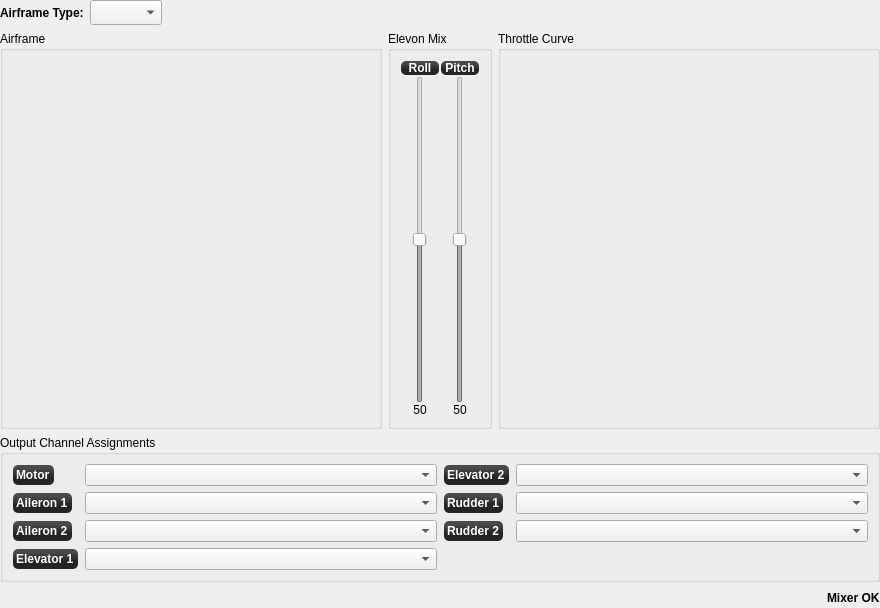
<?xml version="1.0" encoding="UTF-8"?>
<ui version="4.0">
 <class>FixedWingConfigWidget</class>
 <widget class="QWidget" name="FixedWingConfigWidget">
  <property name="geometry">
   <rect>
    <x>0</x>
    <y>0</y>
    <width>880</width>
    <height>608</height>
   </rect>
  </property>
  <property name="windowTitle">
   <string>Form</string>
  </property>
  <layout class="QGridLayout" name="gridLayout">
   <property name="leftMargin">
    <number>0</number>
   </property>
   <property name="topMargin">
    <number>0</number>
   </property>
   <property name="rightMargin">
    <number>0</number>
   </property>
   <property name="bottomMargin">
    <number>0</number>
   </property>
   <item row="2" column="0">
    <widget class="QGroupBox" name="airframeBox">
     <property name="minimumSize">
      <size>
       <width>10</width>
       <height>10</height>
      </size>
     </property>
     <property name="maximumSize">
      <size>
       <width>16777215</width>
       <height>16777215</height>
      </size>
     </property>
     <property name="title">
      <string>Airframe</string>
     </property>
     <layout class="QVBoxLayout" name="verticalLayout_8" stretch="1">
      <property name="leftMargin">
       <number>9</number>
      </property>
      <property name="topMargin">
       <number>9</number>
      </property>
      <property name="rightMargin">
       <number>9</number>
      </property>
      <property name="bottomMargin">
       <number>9</number>
      </property>
      <item>
       <widget class="QGraphicsView" name="planeShape">
        <property name="sizePolicy">
         <sizepolicy hsizetype="MinimumExpanding" vsizetype="MinimumExpanding">
          <horstretch>0</horstretch>
          <verstretch>0</verstretch>
         </sizepolicy>
        </property>
        <property name="minimumSize">
         <size>
          <width>10</width>
          <height>10</height>
         </size>
        </property>
        <property name="styleSheet">
         <string notr="true">background:transparent</string>
        </property>
        <property name="frameShape">
         <enum>QFrame::NoFrame</enum>
        </property>
        <property name="frameShadow">
         <enum>QFrame::Plain</enum>
        </property>
       </widget>
      </item>
     </layout>
    </widget>
   </item>
   <item row="2" column="2">
    <widget class="QGroupBox" name="throttleCurveBox">
     <property name="sizePolicy">
      <sizepolicy hsizetype="Minimum" vsizetype="Preferred">
       <horstretch>0</horstretch>
       <verstretch>0</verstretch>
      </sizepolicy>
     </property>
     <property name="minimumSize">
      <size>
       <width>10</width>
       <height>10</height>
      </size>
     </property>
     <property name="maximumSize">
      <size>
       <width>16777215</width>
       <height>16777215</height>
      </size>
     </property>
     <property name="title">
      <string>Throttle Curve</string>
     </property>
     <layout class="QVBoxLayout" name="verticalLayout_9">
      <property name="leftMargin">
       <number>9</number>
      </property>
      <property name="topMargin">
       <number>9</number>
      </property>
      <property name="rightMargin">
       <number>9</number>
      </property>
      <property name="bottomMargin">
       <number>9</number>
      </property>
      <item>
       <widget class="MixerCurve" name="fixedWingThrottle" native="true">
        <property name="sizePolicy">
         <sizepolicy hsizetype="MinimumExpanding" vsizetype="MinimumExpanding">
          <horstretch>0</horstretch>
          <verstretch>0</verstretch>
         </sizepolicy>
        </property>
        <property name="minimumSize">
         <size>
          <width>10</width>
          <height>10</height>
         </size>
        </property>
        <property name="sizeIncrement">
         <size>
          <width>10</width>
          <height>10</height>
         </size>
        </property>
        <property name="baseSize">
         <size>
          <width>50</width>
          <height>50</height>
         </size>
        </property>
       </widget>
      </item>
     </layout>
    </widget>
   </item>
   <item row="2" column="1">
    <widget class="QGroupBox" name="elevonMixBox">
     <property name="maximumSize">
      <size>
       <width>16777215</width>
       <height>16777215</height>
      </size>
     </property>
     <property name="title">
      <string>Elevon Mix</string>
     </property>
     <layout class="QGridLayout" name="gridLayout_2">
      <property name="leftMargin">
       <number>9</number>
      </property>
      <property name="topMargin">
       <number>9</number>
      </property>
      <property name="rightMargin">
       <number>9</number>
      </property>
      <property name="bottomMargin">
       <number>9</number>
      </property>
      <property name="horizontalSpacing">
       <number>0</number>
      </property>
      <item row="0" column="0">
       <layout class="QVBoxLayout" name="verticalLayout">
        <item>
         <widget class="QLabel" name="elevonLabel1">
          <property name="sizePolicy">
           <sizepolicy hsizetype="Minimum" vsizetype="Preferred">
            <horstretch>0</horstretch>
            <verstretch>0</verstretch>
           </sizepolicy>
          </property>
          <property name="minimumSize">
           <size>
            <width>40</width>
            <height>0</height>
           </size>
          </property>
          <property name="maximumSize">
           <size>
            <width>16777215</width>
            <height>16777215</height>
           </size>
          </property>
          <property name="styleSheet">
           <string notr="true">background-color: qlineargradient(spread:reflect, x1:0.507, y1:0, x2:0.507, y2:0.772, stop:0.208955 rgba(74, 74, 74, 255), stop:0.78607 rgba(36, 36, 36, 255));
color: rgb(255, 255, 255);
border-radius: 5;
font: bold 12px;
margin:1px;</string>
          </property>
          <property name="text">
           <string>Roll</string>
          </property>
          <property name="alignment">
           <set>Qt::AlignCenter</set>
          </property>
         </widget>
        </item>
        <item>
         <widget class="QSlider" name="elevonSlider1">
          <property name="enabled">
           <bool>false</bool>
          </property>
          <property name="minimumSize">
           <size>
            <width>40</width>
            <height>0</height>
           </size>
          </property>
          <property name="toolTip">
           <string>Weight of mixing in percent</string>
          </property>
          <property name="maximum">
           <number>100</number>
          </property>
          <property name="value">
           <number>50</number>
          </property>
          <property name="orientation">
           <enum>Qt::Vertical</enum>
          </property>
         </widget>
        </item>
        <item>
         <widget class="QLabel" name="mrRollMixValue">
          <property name="minimumSize">
           <size>
            <width>40</width>
            <height>0</height>
           </size>
          </property>
          <property name="text">
           <string>50</string>
          </property>
          <property name="alignment">
           <set>Qt::AlignCenter</set>
          </property>
         </widget>
        </item>
       </layout>
      </item>
      <item row="0" column="1">
       <layout class="QVBoxLayout" name="verticalLayout_2">
        <item>
         <widget class="QLabel" name="elevonLabel2">
          <property name="minimumSize">
           <size>
            <width>40</width>
            <height>0</height>
           </size>
          </property>
          <property name="styleSheet">
           <string notr="true">background-color: qlineargradient(spread:reflect, x1:0.507, y1:0, x2:0.507, y2:0.772, stop:0.208955 rgba(74, 74, 74, 255), stop:0.78607 rgba(36, 36, 36, 255));
color: rgb(255, 255, 255);
border-radius: 5;
font: bold 12px;
margin:1px;</string>
          </property>
          <property name="text">
           <string>Pitch</string>
          </property>
          <property name="alignment">
           <set>Qt::AlignCenter</set>
          </property>
         </widget>
        </item>
        <item>
         <widget class="QSlider" name="elevonSlider2">
          <property name="enabled">
           <bool>false</bool>
          </property>
          <property name="minimumSize">
           <size>
            <width>40</width>
            <height>0</height>
           </size>
          </property>
          <property name="toolTip">
           <string>Weight of mixing in percent</string>
          </property>
          <property name="maximum">
           <number>100</number>
          </property>
          <property name="value">
           <number>50</number>
          </property>
          <property name="orientation">
           <enum>Qt::Vertical</enum>
          </property>
         </widget>
        </item>
        <item>
         <widget class="QLabel" name="mrPitchMixValue">
          <property name="minimumSize">
           <size>
            <width>40</width>
            <height>0</height>
           </size>
          </property>
          <property name="text">
           <string>50</string>
          </property>
          <property name="alignment">
           <set>Qt::AlignCenter</set>
          </property>
         </widget>
        </item>
       </layout>
      </item>
     </layout>
    </widget>
   </item>
   <item row="0" column="0" colspan="3">
    <layout class="QHBoxLayout" name="horizontalLayout_7">
     <property name="sizeConstraint">
      <enum>QLayout::SetFixedSize</enum>
     </property>
     <item>
      <widget class="QLabel" name="aiframeTypelabel">
       <property name="font">
        <font>
         <weight>75</weight>
         <bold>true</bold>
        </font>
       </property>
       <property name="text">
        <string>Airframe Type:</string>
       </property>
      </widget>
     </item>
     <item>
      <widget class="QComboBox" name="fixedWingType">
       <property name="sizePolicy">
        <sizepolicy hsizetype="Fixed" vsizetype="Minimum">
         <horstretch>0</horstretch>
         <verstretch>0</verstretch>
        </sizepolicy>
       </property>
       <property name="minimumSize">
        <size>
         <width>25</width>
         <height>25</height>
        </size>
       </property>
       <property name="maximumSize">
        <size>
         <width>16777215</width>
         <height>25</height>
        </size>
       </property>
       <property name="toolTip">
        <string>Select Fixed-wing type</string>
       </property>
      </widget>
     </item>
     <item>
      <spacer name="horizontalSpacer_5">
       <property name="orientation">
        <enum>Qt::Horizontal</enum>
       </property>
       <property name="sizeHint" stdset="0">
        <size>
         <width>10</width>
         <height>13</height>
        </size>
       </property>
      </spacer>
     </item>
    </layout>
   </item>
   <item row="4" column="0" colspan="3">
    <layout class="QHBoxLayout" name="horizontalLayout_6">
     <item>
      <spacer name="horizontalSpacer_6">
       <property name="orientation">
        <enum>Qt::Horizontal</enum>
       </property>
       <property name="sizeHint" stdset="0">
        <size>
         <width>10</width>
         <height>20</height>
        </size>
       </property>
      </spacer>
     </item>
     <item>
      <widget class="QLabel" name="fwStatusLabel">
       <property name="sizePolicy">
        <sizepolicy hsizetype="Preferred" vsizetype="Preferred">
         <horstretch>0</horstretch>
         <verstretch>0</verstretch>
        </sizepolicy>
       </property>
       <property name="font">
        <font>
         <weight>75</weight>
         <bold>true</bold>
        </font>
       </property>
       <property name="text">
        <string>Mixer OK</string>
       </property>
       <property name="alignment">
        <set>Qt::AlignLeading|Qt::AlignLeft|Qt::AlignVCenter</set>
       </property>
      </widget>
     </item>
    </layout>
   </item>
   <item row="3" column="0" colspan="3">
    <widget class="QGroupBox" name="channelBox">
     <property name="sizePolicy">
      <sizepolicy hsizetype="Preferred" vsizetype="Preferred">
       <horstretch>0</horstretch>
       <verstretch>0</verstretch>
      </sizepolicy>
     </property>
     <property name="minimumSize">
      <size>
       <width>0</width>
       <height>140</height>
      </size>
     </property>
     <property name="title">
      <string>Output Channel Assignments</string>
     </property>
     <layout class="QGridLayout" name="gridLayout_7" columnstretch="1,1">
      <property name="leftMargin">
       <number>9</number>
      </property>
      <property name="topMargin">
       <number>9</number>
      </property>
      <property name="rightMargin">
       <number>9</number>
      </property>
      <property name="bottomMargin">
       <number>9</number>
      </property>
      <item row="0" column="1" rowspan="2">
       <layout class="QFormLayout" name="formLayout_5">
        <property name="sizeConstraint">
         <enum>QLayout::SetMaximumSize</enum>
        </property>
        <property name="fieldGrowthPolicy">
         <enum>QFormLayout::AllNonFixedFieldsGrow</enum>
        </property>
        <property name="verticalSpacing">
         <number>6</number>
        </property>
        <item row="0" column="0">
         <widget class="QLabel" name="fwElevator2Label">
          <property name="styleSheet">
           <string notr="true">background-color: qlineargradient(spread:reflect, x1:0.507, y1:0, x2:0.507, y2:0.772, stop:0.208955 rgba(74, 74, 74, 255), stop:0.78607 rgba(36, 36, 36, 255));
color: rgb(255, 255, 255);
border-radius: 5;
font: bold 12px;
margin:1px;</string>
          </property>
          <property name="text">
           <string>Elevator 2</string>
          </property>
         </widget>
        </item>
        <item row="0" column="1">
         <widget class="QComboBox" name="fwElevator2ChannelBox">
          <property name="enabled">
           <bool>true</bool>
          </property>
          <property name="sizePolicy">
           <sizepolicy hsizetype="Preferred" vsizetype="Fixed">
            <horstretch>0</horstretch>
            <verstretch>0</verstretch>
           </sizepolicy>
          </property>
          <property name="toolTip">
           <string>Assign your output channel</string>
          </property>
         </widget>
        </item>
        <item row="1" column="0">
         <widget class="QLabel" name="fwRudder1Label">
          <property name="styleSheet">
           <string notr="true">background-color: qlineargradient(spread:reflect, x1:0.507, y1:0, x2:0.507, y2:0.772, stop:0.208955 rgba(74, 74, 74, 255), stop:0.78607 rgba(36, 36, 36, 255));
color: rgb(255, 255, 255);
border-radius: 5;
font: bold 12px;
margin:1px;</string>
          </property>
          <property name="text">
           <string>Rudder 1</string>
          </property>
         </widget>
        </item>
        <item row="1" column="1">
         <widget class="QComboBox" name="fwRudder1ChannelBox">
          <property name="enabled">
           <bool>true</bool>
          </property>
          <property name="toolTip">
           <string>Assign your output channel</string>
          </property>
         </widget>
        </item>
        <item row="2" column="0">
         <widget class="QLabel" name="fwRudder2Label">
          <property name="styleSheet">
           <string notr="true">background-color: qlineargradient(spread:reflect, x1:0.507, y1:0, x2:0.507, y2:0.772, stop:0.208955 rgba(74, 74, 74, 255), stop:0.78607 rgba(36, 36, 36, 255));
color: rgb(255, 255, 255);
border-radius: 5;
font: bold 12px;
margin:1px;</string>
          </property>
          <property name="text">
           <string>Rudder 2</string>
          </property>
         </widget>
        </item>
        <item row="2" column="1">
         <widget class="QComboBox" name="fwRudder2ChannelBox">
          <property name="enabled">
           <bool>true</bool>
          </property>
          <property name="toolTip">
           <string>Assign your output channel</string>
          </property>
         </widget>
        </item>
       </layout>
      </item>
      <item row="0" column="0" rowspan="2">
       <layout class="QFormLayout" name="formLayout_3">
        <property name="sizeConstraint">
         <enum>QLayout::SetMaximumSize</enum>
        </property>
        <property name="fieldGrowthPolicy">
         <enum>QFormLayout::AllNonFixedFieldsGrow</enum>
        </property>
        <property name="verticalSpacing">
         <number>6</number>
        </property>
        <item row="0" column="0">
         <widget class="QLabel" name="fwEngineLabel">
          <property name="styleSheet">
           <string notr="true">background-color: qlineargradient(spread:reflect, x1:0.507, y1:0, x2:0.507, y2:0.772, stop:0.208955 rgba(74, 74, 74, 255), stop:0.78607 rgba(36, 36, 36, 255));
color: rgb(255, 255, 255);
border-radius: 5;
font: bold 12px;
margin:1px;</string>
          </property>
          <property name="text">
           <string>Motor</string>
          </property>
         </widget>
        </item>
        <item row="0" column="1">
         <widget class="QComboBox" name="fwEngineChannelBox">
          <property name="toolTip">
           <string>Assign your motor output channel</string>
          </property>
         </widget>
        </item>
        <item row="1" column="0">
         <widget class="QLabel" name="fwAileron1Label">
          <property name="styleSheet">
           <string notr="true">background-color: qlineargradient(spread:reflect, x1:0.507, y1:0, x2:0.507, y2:0.772, stop:0.208955 rgba(74, 74, 74, 255), stop:0.78607 rgba(36, 36, 36, 255));
color: rgb(255, 255, 255);
border-radius: 5;
font: bold 12px;
margin:1px;</string>
          </property>
          <property name="text">
           <string>Aileron 1</string>
          </property>
         </widget>
        </item>
        <item row="1" column="1">
         <widget class="QComboBox" name="fwAileron1ChannelBox">
          <property name="toolTip">
           <string>Assign your output channel</string>
          </property>
         </widget>
        </item>
        <item row="2" column="0">
         <widget class="QLabel" name="fwAileron2Label">
          <property name="styleSheet">
           <string notr="true">background-color: qlineargradient(spread:reflect, x1:0.507, y1:0, x2:0.507, y2:0.772, stop:0.208955 rgba(74, 74, 74, 255), stop:0.78607 rgba(36, 36, 36, 255));
color: rgb(255, 255, 255);
border-radius: 5;
font: bold 12px;
margin:1px;</string>
          </property>
          <property name="text">
           <string>Aileron 2</string>
          </property>
         </widget>
        </item>
        <item row="2" column="1">
         <widget class="QComboBox" name="fwAileron2ChannelBox">
          <property name="toolTip">
           <string>Assign your output channel</string>
          </property>
         </widget>
        </item>
        <item row="3" column="0">
         <widget class="QLabel" name="fwElevator1Label">
          <property name="styleSheet">
           <string notr="true">background-color: qlineargradient(spread:reflect, x1:0.507, y1:0, x2:0.507, y2:0.772, stop:0.208955 rgba(74, 74, 74, 255), stop:0.78607 rgba(36, 36, 36, 255));
color: rgb(255, 255, 255);
border-radius: 5;
font: bold 12px;
margin:1px;</string>
          </property>
          <property name="text">
           <string>Elevator 1</string>
          </property>
         </widget>
        </item>
        <item row="3" column="1">
         <widget class="QComboBox" name="fwElevator1ChannelBox">
          <property name="toolTip">
           <string>Assign your output channel</string>
          </property>
         </widget>
        </item>
       </layout>
      </item>
     </layout>
    </widget>
   </item>
  </layout>
 </widget>
 <customwidgets>
  <customwidget>
   <class>MixerCurve</class>
   <extends>QWidget</extends>
   <header location="global">mixercurve.h</header>
   <container>1</container>
  </customwidget>
 </customwidgets>
 <resources/>
 <connections/>
</ui>
